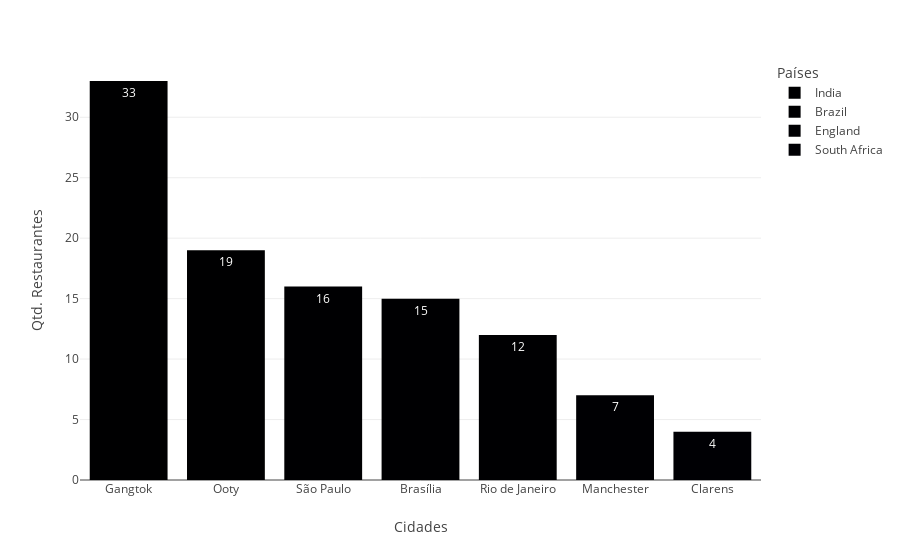

The notebook cell saved with this chart:
### Markdown cell above
## Top 7 cidade com restaurantes com média de avaliação abaixo de 2.5

### Code cell
lines = df['aggregate_rating'] < 2.5 
df_aux = (df.loc[lines, ['country', 'city','restaurant_id']].groupby(['country', 'city'])
                                                      .count()
                                                      .sort_values(['restaurant_id', 'city'], ascending=[False, True])
                                                      .reset_index()).head(7)

px.bar(df_aux, x='city', y='restaurant_id', text_auto='restaurant_id', color='country',
               labels={'city': 'Cidades',
                       'restaurant_id': 'Qtd. Restaurantes',
                       'country': 'Países'})

### Figure 1 — Plotly figure (JSON) as saved in the notebook; plotly's stock layout.template omitted (floating-point values rounded to 4 significant figures)
{"data": [{"alignmentgroup": "True", "hovertemplate": "Países=India<br>Cidades=%{x}<br>Qtd. Restaurantes=%{y}<extra></extra>", "legendgroup": "India", "marker": {"color": "#000001", "pattern": {"shape": ""}}, "name": "India", "offsetgroup": "India", "orientation": "v", "showlegend": true, "textposition": "auto", "texttemplate": "%{y:restaurant_id}", "type": "bar", "x": ["Gangtok", "Ooty"], "xaxis": "x", "y": [33, 19], "yaxis": "y"}, {"alignmentgroup": "True", "hovertemplate": "Países=Brazil<br>Cidades=%{x}<br>Qtd. Restaurantes=%{y}<extra></extra>", "legendgroup": "Brazil", "marker": {"color": "#000002", "pattern": {"shape": ""}}, "name": "Brazil", "offsetgroup": "Brazil", "orientation": "v", "showlegend": true, "textposition": "auto", "texttemplate": "%{y:restaurant_id}", "type": "bar", "x": ["São Paulo", "Brasília", "Rio de Janeiro"], "xaxis": "x", "y": [16, 15, 12], "yaxis": "y"}, {"alignmentgroup": "True", "hovertemplate": "Países=England<br>Cidades=%{x}<br>Qtd. Restaurantes=%{y}<extra></extra>", "legendgroup": "England", "marker": {"color": "#000003", "pattern": {"shape": ""}}, "name": "England", "offsetgroup": "England", "orientation": "v", "showlegend": true, "textposition": "auto", "texttemplate": "%{y:restaurant_id}", "type": "bar", "x": ["Manchester"], "xaxis": "x", "y": [7], "yaxis": "y"}, {"alignmentgroup": "True", "hovertemplate": "Países=South Africa<br>Cidades=%{x}<br>Qtd. Restaurantes=%{y}<extra></extra>", "legendgroup": "South Africa", "marker": {"color": "#000004", "pattern": {"shape": ""}}, "name": "South Africa", "offsetgroup": "South Africa", "orientation": "v", "showlegend": true, "textposition": "auto", "texttemplate": "%{y:restaurant_id}", "type": "bar", "x": ["Clarens"], "xaxis": "x", "y": [4], "yaxis": "y"}], "layout": {"autosize": true, "barmode": "relative", "legend": {"title": {"text": "Países"}, "tracegroupgap": 0}, "margin": {"t": 60}, "xaxis": {"anchor": "y", "autorange": true, "domain": [0, 1], "range": [-0.5, 6.5], "title": {"text": "Cidades"}, "type": "category"}, "yaxis": {"anchor": "x", "autorange": true, "domain": [0, 1], "range": [0, 34.74], "title": {"text": "Qtd. Restaurantes"}, "type": "linear"}}}
